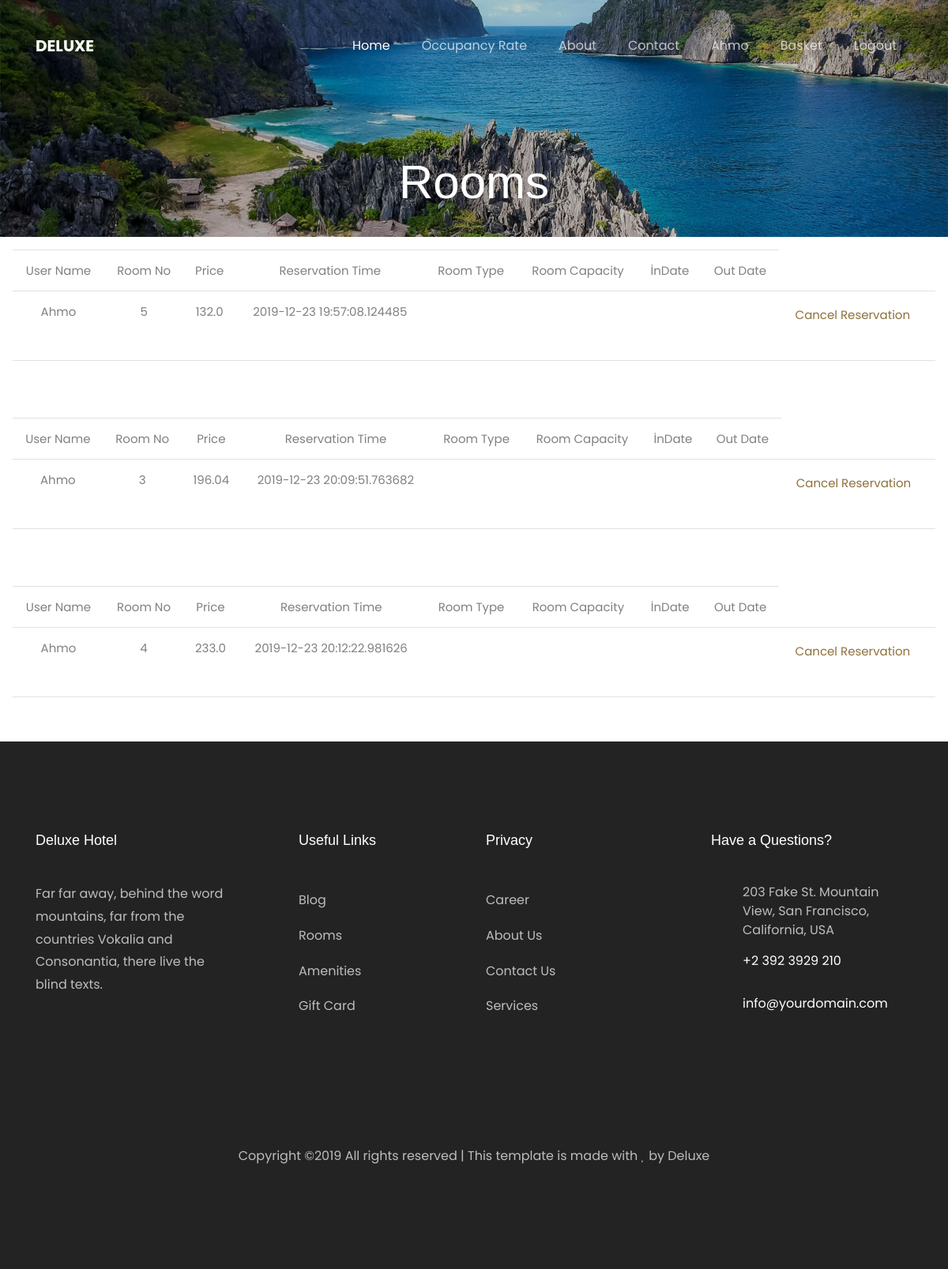
Screenshot of /reservations (signed in) with the database file from the repository.
### app.py (models this page shows)
class User(UserMixin,db.Model):
    id = db.Column(db.Integer,primary_key=True)
    username = db.Column(db.String(),unique=True)
    email = db.Column(db.String())
    password = db.Column(db.String())
    reservations= db.relationship('Reservation',backref='user')
    bonus = db.Column(db.Integer)
    '''
class Role(db.Model):
        __tablename__ = 'roles'
        id = db.Column(db.Integer(), primary_key=True)
        name = db.Column(db.String(50))
class UserRoles(db.Model):
        __tablename__ = 'user_roles'
        id = db.Column(db.Integer(), primary_key=True)
        user_id = db.Column(db.Integer(), db.ForeignKey('user.id', ondelete='CASCADE'))
        role_id = db.Column(db.Integer(), db.ForeignKey('roles.id', ondelete='CASCADE'))
'''

class Reservation(db.Model):
    invoiceno=db.Column(db.Integer,primary_key=True)
    time=db.Column(db.DateTime,index=True,default=datetime.now())
    totalamount=db.Column(db.Float)
    userid=db.Column(db.Integer,db.ForeignKey('user.id',ondelete='CASCADE'))
    roomno=db.Column(db.Integer,db.ForeignKey('room.roomno',ondelete='CASCADE'))

### app.py (the view)
@login_required
@app.route('/reservations')
def reservations():
    result=db.session.query(Reservation).filter(Reservation.userid==current_user.id).all()
    return render_template('info.html',result=result)

### app.py (called while the page is built)
@login_manager.user_loader
def load_user(user_id):
    return User.query.get(int(user_id))

### templates/info.html
{% extends "layout.html" %}
{% block content %}
<div class="hero-wrap" style="background-image: url('{{url_for('static',filename='images/bg_1.jpg')}}');">
      <div class="overlay"></div>
      <div class="container">
        <div class="row no-gutters slider-text d-flex align-itemd-end justify-content-center">
          <div class="col-md-9 ftco-animate text-center d-flex align-items-end justify-content-center">
          	<div class="text">
	            <h1 class="mb-4 bread">Rooms</h1>
            </div>
          </div>
        </div>
      </div>
    </div>
    {% for i in result %}
    <div class="text p-3 text-center">
    <table class="table">
      <tr>
        <td> User Name</td>
        <td> Room No</td>
        <td> Price</td>
        <td> Reservation Time</td>
        <td>Room Type</td>
        <td>Room Capacity</td>
        <td>İnDate</td>
        <td>Out Date</td>
      </tr>
      <tr>
        <td>{{current_user.username}}</td>
        <td>{{i.roomno}}</td>
        <td>{{i.totalamount}}</td>
        <td>{{i.time}}</td>
        <td>{{i.roomtype}}</td>
        <td>{{i.capacity}}</td>
        <td>{{i.inDate}}</td>
        <td>{{i.outDate}}</td>
        <td><p class="pt-1"><a class="btn-custom"
          href="{{url_for('delres',invoiceno=i.invoiceno,roomno=i.roomno)}}">Cancel Reservation<span
            class="icon-long-arrow-right"></span></a></p></td>
      </tr>
    </table>
    <table class="table">
      <tr>
        <td>
        </td>
      </tr>
    </table>
      </div>
    {% endfor %}
{% endblock content %}

### templates/layout.html (shortened to what this page needs)
<!DOCTYPE html>
<html lang="en">
  <head>
    <link rel="stylesheet" href="https://cdnjs.cloudflare.com/ajax/libs/font-awesome/5.11.2/css/all.css">
    <link rel="stylesheet" href="{{url_for('static', filename='css/open-iconic-bootstrap.min.css')}}">
    <link rel="stylesheet" href="{{url_for('static', filename='css/animate.css')}}">
    <link rel="stylesheet" href="{{url_for('static', filename='css/owl.carousel.min.css')}}">
    <link rel="stylesheet" href="{{url_for('static', filename='css/owl.theme.default.min.css')}}">
    <link rel="stylesheet" href="{{url_for('static', filename='css/magnific-popup.css')}}" >
    <link rel="stylesheet" href="{{url_for('static', filename='css/aos.css')}}">
    <link rel="stylesheet" href="{{url_for('static', filename='css/ionicons.min.css')}}">
    <link rel="stylesheet" href="{{url_for('static', filename='css/bootstrap-datepicker.css')}}">
    <link rel="stylesheet" href="{{url_for('static', filename='css/jquery.timepicker.css')}}">
    <link rel="stylesheet" href="{{url_for('static', filename='css/flaticon.css')}}">
    <link rel="stylesheet" href="{{url_for('static', filename='css/icomoon.css')}}">
    <link rel="stylesheet" href="{{url_for('static', filename='css/style.css')}}">
  </head>
  <body>
    <nav class="navbar navbar-expand-lg navbar-dark ftco_navbar bg-dark ftco-navbar-light" id="ftco-navbar">
	    <div class="container">
	      <a class="navbar-brand" href="/">Deluxe</a>
	      <div class="collapse navbar-collapse" id="ftco-nav">
	        <ul class="navbar-nav ml-auto">
            <li class="nav-item active"><a href="/" class="nav-link">Home</a></li>
            <li class="nav-item">
              <a href="/rate" class="nav-link">Occupancy Rate</a></li>
	          <li class="nav-item"><a href="about" class="nav-link">About</a></li>
	          <li class="nav-item"><a href="contact" class="nav-link">Contact</a></li>
            {% if current_user.is_authenticated %}
              <li class="nav-item">
                {% if current_user.username=="Admin" %}
                <a class="nav-link" href="/adminlist">{{current_user.username}}</a>
                {% else %}
                <a class="nav-link" href="/reservations">{{current_user.username}}</a>
                {% endif %}
              </li>
              <li class="nav-item">
                <a class="nav-link" href="/listbasket">Basket</a>
              </li>
              <li class="nav-item">
                <a class="nav-link" href="/logout">Logout</a>
              </li>
              {% else %}
              <li class="nav-item"><a class="nav-link" href="/login">Login</a></li>
              <li class="nav-item"><a class="nav-link" href="/register">Register</a></li>
            {% endif %}
	        </ul>
	      </div>
	    </div>
	  </nav>
{% block content %}
{% endblock %}
    <footer class="ftco-footer ftco-bg-dark ftco-section">
      <div class="container">
        <div class="row mb-5">
          <div class="col-md">
            <div class="ftco-footer-widget mb-4">
              <h2 class="ftco-heading-2">Deluxe Hotel</h2>
              <p>Far far away, behind the word mountains, far from the countries Vokalia and Consonantia, there live the blind texts.</p>
              <ul class="ftco-footer-social list-unstyled float-md-left float-lft mt-5">
              </ul>
            </div>
          </div>
          <div class="col-md">
            <div class="ftco-footer-widget mb-4 ml-md-5">
              <h2 class="ftco-heading-2">Useful Links</h2>
              <ul class="list-unstyled">
                <li><a href="#" class="py-2 d-block">Blog</a></li>
                <li><a href="#" class="py-2 d-block">Rooms</a></li>
                <li><a href="#" class="py-2 d-block">Amenities</a></li>
                <li><a href="#" class="py-2 d-block">Gift Card</a></li>
              </ul>
            </div>
          </div>
          <div class="col-md">
             <div class="ftco-footer-widget mb-4">
              <h2 class="ftco-heading-2">Privacy</h2>
              <ul class="list-unstyled">
                <li><a href="#" class="py-2 d-block">Career</a></li>
                <li><a href="#" class="py-2 d-block">About Us</a></li>
                <li><a href="#" class="py-2 d-block">Contact Us</a></li>
                <li><a href="#" class="py-2 d-block">Services</a></li>
              </ul>
            </div>
          </div>
          <div class="col-md">
            <div class="ftco-footer-widget mb-4">
            	<h2 class="ftco-heading-2">Have a Questions?</h2>
            	<div class="block-23 mb-3">
	              <ul>
	                <li><span class="icon icon-map-marker"></span><span class="text">203 Fake St. Mountain View, San Francisco, California, USA</span></li>
	                <li><a href="#"><span class="icon icon-phone"></span><span class="text">+2 392 3929 210</span></a></li>
	                <li><a href="#"><span class="icon icon-envelope"></span><span class="text">info@yourdomain.com</span></a></li>
	              </ul>
	            </div>
            </div>
          </div>
        </div>
        <div class="row">
          <div class="col-md-12 text-center">
            <p>
  Copyright &copy;<script>document.write(new Date().getFullYear());</script> All rights reserved | This template is made with <i class="icon-heart color-danger" aria-hidden="true"></i> by Deluxe
  </p>
          </div>
        </div>
      </div>
    </footer>
  </body>
</html>

### static/css/icomoon.css (style rules this page uses)
[class^="icon-"], [class*=" icon-"] { font-family: 'icomoon' !important; speak: none; font-style: normal; font-weight: normal; font-variant: normal; text-transform: none; line-height: 1; -webkit-font-smoothing: antialiased; -moz-osx-font-smoothing: grayscale; }
.icon-heart:before { content: "\f004"; }
.icon-map-marker:before { content: "\f041"; }
.icon-phone:before { content: "\f095"; }
.icon-envelope:before { content: "\f0e0"; }
.icon-long-arrow-right:before { content: "\f178"; }

### rows the page displays
User: username "Ahmo"
Reservation: roomno "5", totalamount "132.0", time "2019-12-23 19:57:08.124485"
Reservation: roomno "3", totalamount "196.04", time "2019-12-23 20:09:51.763682"
Reservation: roomno "4", totalamount "233.0", time "2019-12-23 20:12:22.981626"
